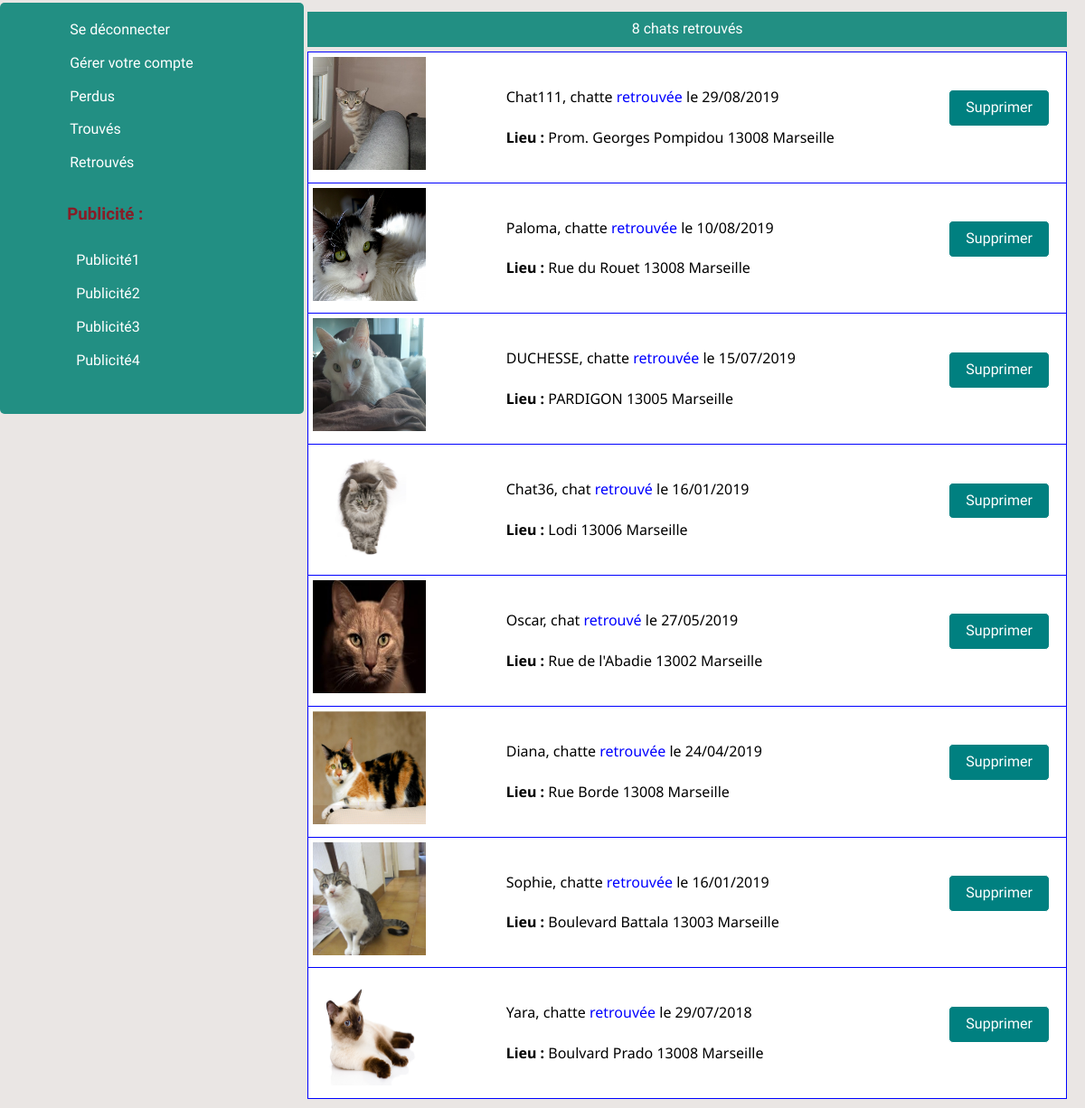
/chat0/retrouveA.php (signed in), run on the app's committed database.
### tables this page shows
CREATE TABLE `chat` (
  `idchat` int(11) NOT NULL,
  `type` varchar(45) NOT NULL,
  `name` varchar(45) NOT NULL,
  `sex` varchar(45) NOT NULL,
  `url` varchar(45) NOT NULL,
  `race` varchar(45) NOT NULL,
  `couleurs` varchar(45) NOT NULL,
  `poils` varchar(45) NOT NULL,
  `pelage` varchar(45) NOT NULL,
  `castre` varchar(45) NOT NULL,
  `dateAnnonce` datetime DEFAULT NULL,
  `datePT` varchar(45) NOT NULL,
  `rue` varchar(90) NOT NULL,
  `arrondissement` varchar(45) NOT NULL,
  `description` tinytext DEFAULT NULL,
  `phone` varchar(45) NOT NULL,
  `dateNaissance` varchar(45) NOT NULL,
  `dateModifier` datetime DEFAULT NULL
);

### chat0/annonce_class.php (called while the page is built, shortened)
<?php
class Annonce
{
	protected $type;
	public function __construct($type)
	{
		$this->type=$type;
	}
  	public function chercherAnnonces()
	  {
	  	$pdo= new PDO(SGBD.':host='.DB_HOST.';dbname='.DB_NAME,DB_USER,DB_PASS);
	  	$requette=$pdo->prepare("SELECT * FROM `chat` WHERE type='$this->type' order by dateAnnonce desc");
	  	$requette->execute(array());
	  	$resultat=$requette->FetchAll(PDO::FETCH_ASSOC);
	  	return $resultat;
	  }
}
?>

### chat0/retrouveA.phtml (the view, shortened to what this page needs)
<!DOCTYPE html>
<html>
	<section>
		<div>
			<?php if (empty($annonceRTs)!==true):?>
				<table class="table3">
					<?php
						$counter=0;
						foreach ($annonceRTs as $key)
						$counter+=1;
					    if($counter==1|$counter==0)
						    	$message=$counter.' chat retrouvé';
						else
						    	$message=$counter.' chats retrouvés';
			        ?>
			        <?php if($counter>=0):?>
			        	<caption><?=$message?> </caption>
			        <?php endif;?>
					<tbody>
						<?php foreach($annonceRTs as $key =>$annonce): ?>
							<tr>
								<?php
									if($annonce['sex']=='femelle')
									{
										$sex='chatte';
										$type='retrouvée';
									}
									else
									{
										$sex='chat';
										$type='retrouvé';
									}
								?>
								<td class="block"><img src=<?=$annonce['url']?> style="width:125px; height: 125px;" title='<?=$annonce['name'].', '.$sex.' '.$type  ?>'></td>
								<td class="block">
									<?php
									$dateModifier=$annonce['dateModifier'];
									$dateRT=date("d/m/Y", strtotime($dateModifier)); ?>
									<p><?=$annonce['name'].', '.$sex.' <span style="color:blue;"> '.$type.'</span> le '.$dateRT?></p>
									<p><?='<strong>Lieu :</strong>  '.$annonce['rue'].' '.$annonce['arrondissement'].' Marseille'?></p>
								</td>
								<td>
								    <a href="#" onclick="confirmation(<?=$annonce['idchat']?>)" >Supprimer</a>
								</td>
							</tr>
                        <?php  endforeach;?>
					</tbody>
				</table>
			<?php endif;?>
		</div>
	</section>
</html>

### chat0/retrouveA.php (shortened to what this page needs)
<?php
include 'annonce_class.php';
if($_SESSION['connected']==true)
	{
  $annonceRT=new Annonce('retrouve');
	   if ($annonceRT->chercherAnnonces()!==null)
			    $annonceRTs=$annonceRT->chercherAnnonces();
		$template='retrouveA.phtml';
		include 'admin.phtml';
	}
	else
	{
       header("location:login.php");
	}
?>

### chat0/admin.phtml (shortened to what this page needs)
<!DOCTYPE html>
<html lang="fr">
	<head>
		<link rel="stylesheet" type="text/css" href="normalize.css">
		<link rel="stylesheet" type="text/css" href="css/style1.css">
	</head>
	<body>
		<main>
			<aside>
				<nav>
					<li><a href="logout.php">Se déconnecter</a></li>
					<li><a href="gerer.php">Gérer votre compte</a></li>
					<li><a href="perduA.php">Perdus</a></li>
					<li><a href="trouveA.php">Trouvés</a></li>
					<li><a href="retrouveA.php">Retrouvés</a></li>
					<li >
						<ul>
							<h3 >Publicité :</h3>
							<li><a href="publicite.php?id=1">Publicité1</a> </li>
							<li><a href="publicite.php?id=2">Publicité2</a> </li>
							<li><a href="publicite.php?id=3">Publicité3</a> </li>
							<li><a href="publicite.php?id=4">Publicité4</a> </li>
						</ul>
					</li>
				</nav>
			</aside>
		   <div class="corp">
				<?php if (empty($template)!=true)
				       {
				     		include $template;
				       }
	                  else
	                  {
	                  		include "login.phtml";
	                  }
				?>
			</div>
		</main>
	</body>
</html>

### chat0/css/style1.css (style rules this page uses)
body { font-family: 'Noto Sans', sans-serif; font-size: 62.5%; line-height: 1.8; margin:0; font-size: 1rem; }
p::first-letter,caption::first-letter { text-transform: uppercase; }
h1,h2,a,caption { font-family: 'Shrikhand', cursive; }
main { margin:0; width:100%; background-color:#EAE6E4; }
.corp { width: 70%; display: inline-block; vertical-align: text-top; }
aside { width: 28%; padding-bottom: 25%; display: inline-block; vertical-align: text-top; }
nav { background-color:#228F83; border-radius: 5px; padding: 15px; padding-left: 20%; list-style: none; }
nav li { padding-bottom: 7px; }
ul { list-style: none; margin-left: -33px; }
nav a { text-decoration: none; color:white; padding: 10px; transition: background-color 0.2s ease 0s; }
nav h3 { font-family: 'Shrikhand', cursive; color:#881D27; }
table { width:100%; margin-bottom: 10px; border:1px solid red; border-collapse: collapse; }
table caption { text-align: center; background-color:#9E444B; color:white; margin-bottom: 5px; margin-top: 10px; padding: 5px; }
table tbody td { padding: 5px; }
table tbody td a { display: block; margin-top: -20px; margin-left: -100px; }
table tbody tr { background-color: #FFFFFF; border: 1px solid red; }
.table3 caption { background-color:#228F83; }
.table3 tbody tr { border:1px solid blue; }
.table3 a { text-decoration: none; padding: 5px; border:1px solid; border-radius: 5px; text-align: center; color:white; background-color: #008080; width: 100px; }

### data on the page
chat: url (picture), name "Chat111", sex "chatte", sex "retrouvée", dateModifier "29/08/2019", rue "Prom. Georges Pompidou", arrondissement "13008"
chat: url (picture), name "Paloma", sex "chatte", sex "retrouvée", dateModifier "10/08/2019", rue "Rue du Rouet", arrondissement "13008"
chat: url (picture), name "DUCHESSE", sex "chatte", sex "retrouvée", dateModifier "15/07/2019", rue "PARDIGON", arrondissement "13005"
chat: url (picture), name "Chat36", sex "chat", sex "retrouvé", dateModifier "16/01/2019", rue "Lodi", arrondissement "13006"
chat: url (picture), name "Oscar", sex "chat", sex "retrouvé", dateModifier "27/05/2019", rue "Rue de l'Abadie", arrondissement "13002"
chat: url (picture), name "Diana", sex "chatte", sex "retrouvée", dateModifier "24/04/2019", rue "Rue Borde", arrondissement "13008"
chat: url (picture), name "Sophie", sex "chatte", sex "retrouvée", dateModifier "16/01/2019", rue "Boulevard Battala", arrondissement "13003"
chat: url (picture), name "Yara", sex "chatte", sex "retrouvée", dateModifier "29/07/2018", rue "Boulvard Prado", arrondissement "13008"

### other printed values
$message "8 chats retrouvés"
